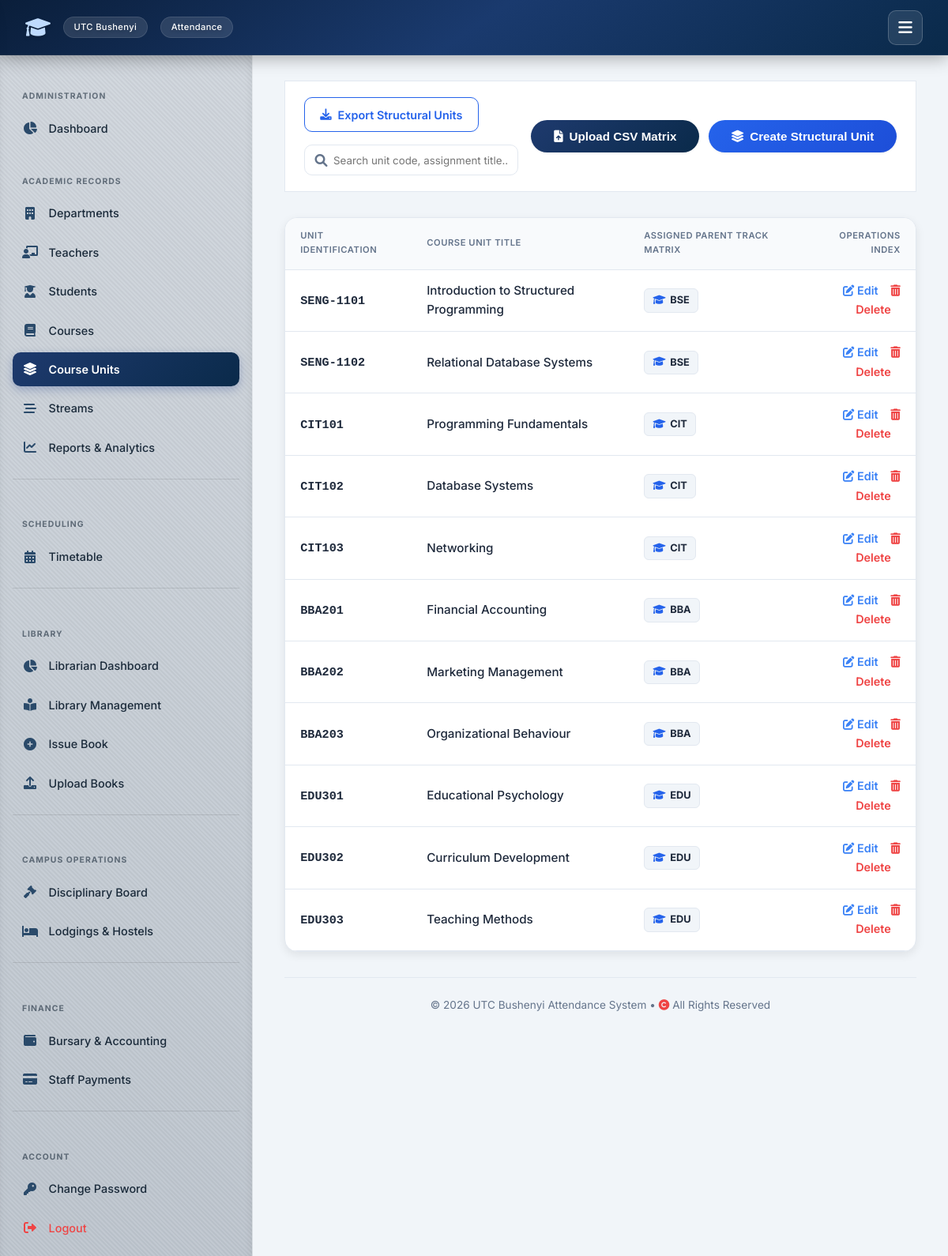
Page /user-admin/manage-course-units/ (signed in) on the committed database.
### attendance/models.py (models this page shows, shortened)
class CourseUnit(models.Model):
    code = models.CharField(max_length=20, primary_key=True)
    name = models.CharField(max_length=255)
    course = models.ForeignKey(Course, on_delete=models.CASCADE, related_name='units')

class Course(models.Model):
    code = models.CharField(max_length=20, primary_key=True)
    name = models.CharField(max_length=255)
    department = models.ForeignKey(Department, on_delete=models.SET_NULL, null=True, blank=True, related_name='courses')

### attendance/views_admin.py (the view, shortened to what this page needs)
# urls.py: path('user-admin/manage-course-units/', views_admin.manage_course_units, name='manage_course_units'),
@login_required
@transaction.atomic
def manage_course_units(request):
    print(f"\n--- [DEBUG] Enter manage_course_units View ---")
    print(f"[DEBUG] Request Method: {request.method} | User: {request.user.username} | Role: {getattr(request.user, 'role', 'None')}")
    if request.user.role != User.IS_ADMIN:
        print(f"[DEBUG] Access Denied: User role {request.user.role} is not IS_ADMIN.")
        return HttpResponse("Unauthorized", status=403)
    course_units = CourseUnit.objects.select_related('course').all()
    courses = Course.objects.all()
    for c in courses:
        c.course_code = c.code
        c.course_name = c.name
    return render(request, 'attendance/manage_course_units.html', {
        'course_units': course_units,
        'courses': courses,
        'active_courses_list': courses
    })

### templates/attendance/manage_course_units.html (shortened to what this page needs)
{% extends 'attendance/base.html' %}
{% block content %}
<div class="page-header-actions">
    <div style="display: flex; gap: 1rem; align-items: center; flex: 1; flex-wrap: wrap;">
        <a href="{% url 'attendance:download_template' 'timetable' %}" class="btn-download-list">
            <i class="fas fa-download"></i> Export Structural Units
        </a>
        <div style="position: relative; min-width: 260px; flex: 1; max-width: 400px;">
            <i class="fas fa-search" style="position: absolute; left: 0.85rem; top: 50%; transform: translateY(-50%); color: var(--text-muted);"></i>
            <input type="text" id="dashboardSearch" class="form-control" placeholder="Search unit code, assignment title..." style="padding-left: 2.25rem;">
        </div>
    </div>
    <div class="action-group">
        <button class="btn btn-outline" onclick="location.href='{% url 'attendance:bulk_upload_courses' %}'">
            <i class="fas fa-file-upload"></i> Upload CSV Matrix
        </button>
        <button class="btn" id="openModalBtn" style="background: linear-gradient(135deg, #2563eb, #1d4ed8);">
            <i class="fas fa-layer-group"></i> Create Structural Unit
        </button>
    </div>
</div>
<div class="card" style="padding:0; overflow:hidden;">
    <table class="table">
        <thead>
            <tr>
                <th style="width:160px;">Unit Identification</th>
                <th>Course Unit Title</th>
                <th>Assigned Parent Track Matrix</th>
                <th style="text-align: right;">Operations Index</th>
            </tr>
        </thead>
        <tbody id="courseUnitsTableBody">
            {% for unit in course_units %}
            <tr class="unit-row" data-parent-course="{{ unit.course.code }}">
                <td><code style="font-size:0.95rem; font-weight:700; color:var(--text-main);">{{ unit.code }}</code></td>
                <td style="font-weight:500;">{{ unit.name }}</td>
                <td><span class="parent-course-badge"><i class="fas fa-graduation-cap" style="font-size:0.8rem; margin-right:0.35rem; color:#2563eb;"></i>{{ unit.course.code }}</span></td>
                <td style="text-align: right;">
                    <a href="{% url 'attendance:edit_course_unit' unit.pk %}" class="action-link edit">
                        <i class="fas fa-edit"></i> Edit
                    </a>
                    <a href="{% url 'attendance:delete_course_unit' unit.pk %}" class="action-link delete" onclick="return confirm('Drop this structural module entry from system tracking arrays?');">
                        <i class="fas fa-trash-alt"></i> Delete
                    </a>
                </td>
            </tr>
            {% endfor %}
        </tbody>
    </table>
</div>
{% endblock %}

### static/style.css (style rules this page uses)
:root { --primary: #0f3b3e; --primary-dark: #0c4e6d ; --primary-light: #e6f4f1; --secondary: #2c6e6b; --accent: #3b82f6; --success: #10b981; --success-light: #d1fae5; --danger: #ef4444; --danger-light: #fee2e2; --warning: #f59e0b; --warning-light: #fef3c7; --info: #3b82f6; --info-light: #dbeafe; --bg-main: #f1f5f9; --surface: #ffffff; --surface-hover: #f8fafc; --text-main: #0f172a; --text-muted: #64748b; --border: #e2e8f0; --shadow-sm: 0 1px 3px rgba(0,0,0,0.06); --shadow: 0 4px 12px rgba(0,0,0,0.08); --shadow-lg: 0 10px 30px rgba(0,0,0,0.12); --radius: 16px; --radius-sm: 10px; --transition: all 0.25s cubic-bezier(0.4, 0, 0.2, 1); --font: 'Inter', -apple-system, BlinkMacSystemFont, 'Segoe UI', Roboto, Helvetica, Arial, sans-serif; --nav-height: 70px; --sidebar-width: 320px; }
* { box-sizing: border-box; margin: 0; padding: 0; }
body { font-family: var(--font); background: var(--bg-main); color: var(--text-main); line-height: 1.6; min-height: 100vh; display: flex; flex-direction: column; }
.card { background: var(--surface); border-radius: var(--radius); padding: 2rem; box-shadow: var(--shadow); border: 1px solid var(--border); transition: var(--transition); }
table { width: 100%; border-collapse: collapse; font-size: 0.95rem; }
th, td { padding: 0.9rem 1.2rem; text-align: left; border-bottom: 1px solid var(--border); }
th { background: #f8fafc; font-weight: 600; color: var(--text-muted); text-transform: uppercase; font-size: 0.7rem; letter-spacing: 0.05em; }
tbody tr { transition: var(--transition); }
.btn { display: inline-flex; align-items: center; justify-content: center; gap: 0.5rem; background: linear-gradient(135deg, var(--secondary), var(--primary)); color: #fff; padding: 0.75rem 1.8rem; border: none; border-radius: 50px; font-weight: 600; font-size: 0.95rem; cursor: pointer; transition: var(--transition); box-shadow: var(--shadow-sm); text-decoration: none; }
.btn-outline { background: transparent; border: 1px solid var(--border); color: var(--text-main); }

### templates/attendance/base.html (style rules this page uses)
:root { --primary: #0a2a4a; --primary-dark: #061e35; --primary-light: #e6eff9; --secondary: #1e3a6e; --accent: #3b82f6; --success: #3b82f6; --success-light: #dbeafe; --danger: #ef4444; --danger-light: #fee2e2; --warning: #f59e0b; --warning-light: #fef3c7; --info: #3b82f6; --info-light: #dbeafe; --bg-main: #f1f5f9; --surface: #ffffff; --surface-hover: #f8fafc; --text-main: #1e293b; --text-muted: #64748b; --border: #e2e8f0; --shadow-sm: 0 1px 3px rgba(0,0,0,0.06); --shadow: 0 4px 12px rgba(0,0,0,0.08); --shadow-lg: 0 10px 30px rgba(0,0,0,0.12); --radius: 16px; --radius-sm: 10px; --transition: all 0.25s cubic-bezier(0.4, 0, 0.2, 1); --font: 'Inter', -apple-system, BlinkMacSystemFont, 'Segoe UI', Roboto, Helvetica, Arial, sans-serif; --nav-height: 70px; --sidebar-width: 320px; }
* { box-sizing: border-box; margin: 0; padding: 0; }
body { font-family: var(--font); background: var(--bg-main); color: var(--text-main); line-height: 1.6; min-height: 100vh; display: flex; flex-direction: column; }
.card { background: var(--surface); border-radius: var(--radius); padding: 2rem; box-shadow: var(--shadow); border: 1px solid var(--border); transition: var(--transition); }
table { width: 100%; border-collapse: collapse; font-size: 0.95rem; }
th, td { padding: 0.9rem 1.2rem; text-align: left; border-bottom: 1px solid var(--border); }
th { background: #f8fafc; font-weight: 600; color: var(--text-muted); text-transform: uppercase; font-size: 0.7rem; letter-spacing: 0.05em; }
.btn { display: inline-flex; align-items: center; justify-content: center; gap: 0.5rem; background: linear-gradient(135deg, var(--secondary), var(--primary)); color: #fff; padding: 0.75rem 1.8rem; border: none; border-radius: 50px; font-weight: 600; font-size: 0.95rem; cursor: pointer; transition: var(--transition); box-shadow: var(--shadow-sm); text-decoration: none; }

### rows in the picture
CourseUnit: code "SENG-1101", name "Introduction to Structured Programming", course.code "BSE"
CourseUnit: code "SENG-1102", name "Relational Database Systems", course.code "BSE"
CourseUnit: code "CIT101", name "Programming Fundamentals", course.code "CIT"
CourseUnit: code "CIT102", name "Database Systems", course.code "CIT"
CourseUnit: code "CIT103", name "Networking", course.code "CIT"
CourseUnit: code "BBA201", name "Financial Accounting", course.code "BBA"
CourseUnit: code "BBA202", name "Marketing Management", course.code "BBA"
CourseUnit: code "BBA203", name "Organizational Behaviour", course.code "BBA"
CourseUnit: code "EDU301", name "Educational Psychology", course.code "EDU"
CourseUnit: code "EDU302", name "Curriculum Development", course.code "EDU"
CourseUnit: code "EDU303", name "Teaching Methods", course.code "EDU"
